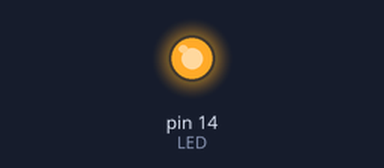
Bench run of a sketch on a simulated Arduino Uno, built with avr-gcc and run on an emulated ATmega328P. On the bench: output pins drawn as LEDs (lit = HIGH). No radio packets arrive unless stated.

Above: at 0.1 s.
Timing chart, 0 to 1.6 s (numbered marks = the images above):
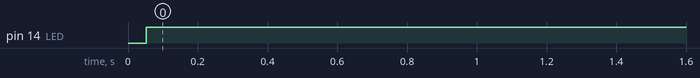

The sketch:

LED_Radio_node_2.ino
```cpp
#include <SPI.h>                            // Подключаем библиотеку для работы с шиной SPI.
#include <nRF24L01.h>                       // Подключаем файл настроек из библиотеки RF24
#include <RF24.h>                           // библиотека для работы с nRF24L01+ https://yadi.sk/d/nX_akvzEusyGz
RF24 radio(9, 10);                          // Создаём объект radio для работы с библиотекой RF24, указывая номера выводов nRF24L01+ (CE, CSN).
int TEST = 123;                             // Создаём переменную для передачи данных
void setup() {
  pinMode(14, OUTPUT);                      // LED. процесс приёма / передачи, подтверждаем миганием светодиода
  radio.begin();                            // Инициируем работу nRF24L01+.
  radio.setChannel(5);                      // Указываем канал передачи данных (от 0 до 127), 5 - значит передача данных осуществляется на частоте 2,405 ГГц.(на одном канале можно, одновременно иметь "1 передатчик-рот-труба" или "6 приёмников-ушей-трубы"
  radio.setDataRate     (RF24_250KBPS);     // Указываем скорость передачи данных (RF24_250KBPS, RF24_1MBPS, RF24_2MBPS). При скорости 2 Мб/с, задействуются сразу два канала (выбранный и следующий за ним). (самая дальнобойная 250KBPS, но скорость меньше)
  radio.setPALevel      (RF24_PA_HIGH);     // Указываем мощность передатчика (RF24_PA_MIN=-18dBm, RF24_PA_LOW=-12dBm, RF24_PA_HIGH=-6dBm, RF24_PA_MAX=0dBm).
  radio.openWritingPipe (0xAABBCCDD11LL);   // Открываем трубу с идентификатором 0xAABBCCDD11 (для передачи данных). на одном канале может быть только 1 труба, для передачи). (последний байт "идентификатора-передатчика (11)" нужен для распознавания трубами приёмника, которых может быть до 6-на одном канале).
}
void loop () {
  if (millis() / 50 % 2) {                 // "delay" устанавливаем задержку на 50 мс, за это время приемник успеет принять и обработать данные этого и другого передатчика.
    if (radio.write(&TEST, sizeof(TEST)))  // отправляем данные на другую Arduino. sizeof(TEST)))-указываем, сколько байт мы хотим отправить)(Приемник отправляет передатчику сигнал подтверждения приёма данных (без смены режима работы).
      digitalWrite(14, HIGH);              // если узнаём от принимающей стороны, что Пакет был успешно отправлен!, включаем LED.
    else digitalWrite(14, LOW);            // если пакет не доставлен!, выключаем LED.
  }
}
```

Measured:
- by itself, pin 14 (LED): LOW → HIGH at 0.05 s
